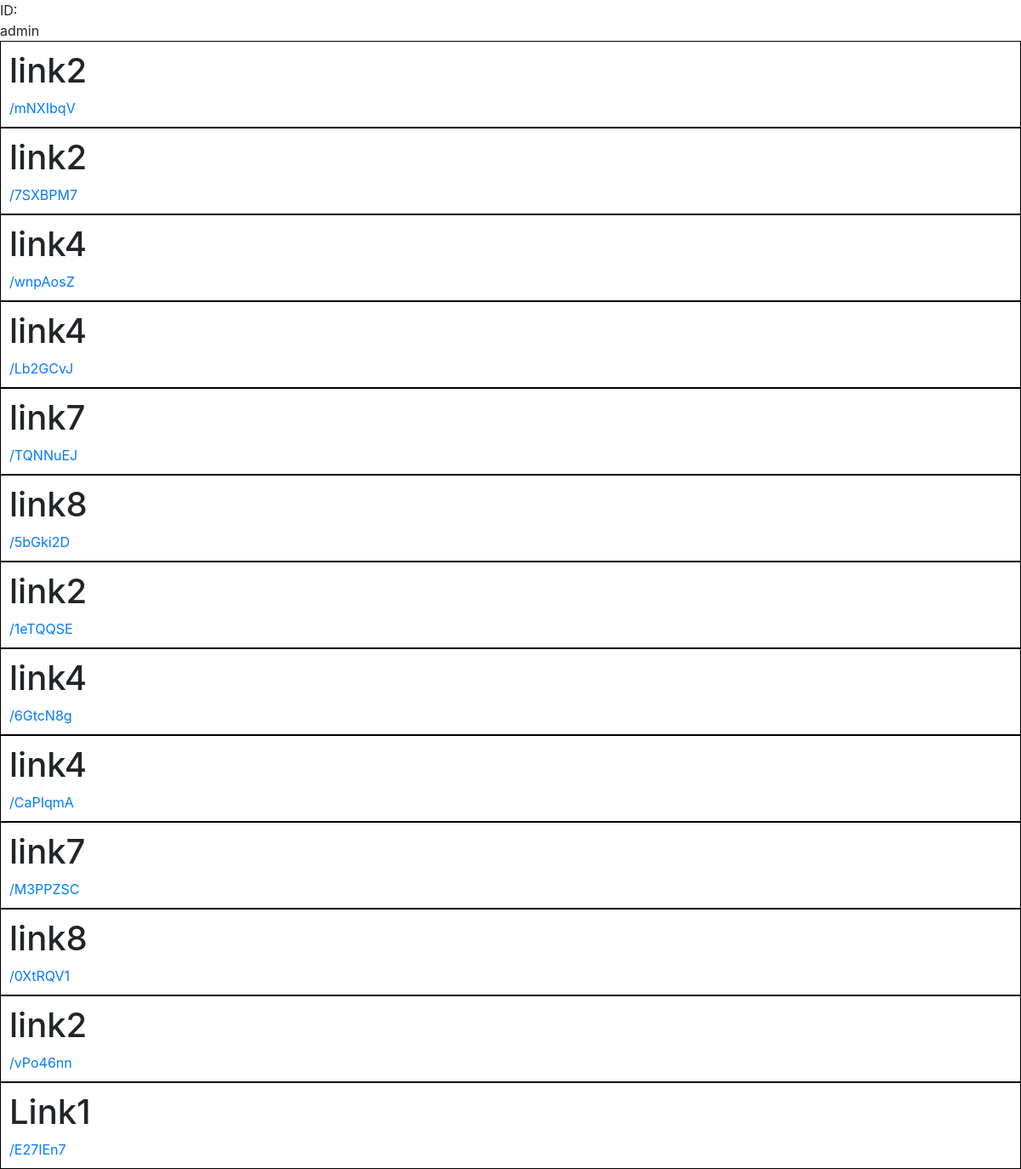
The app's page /account/admin/, older data.
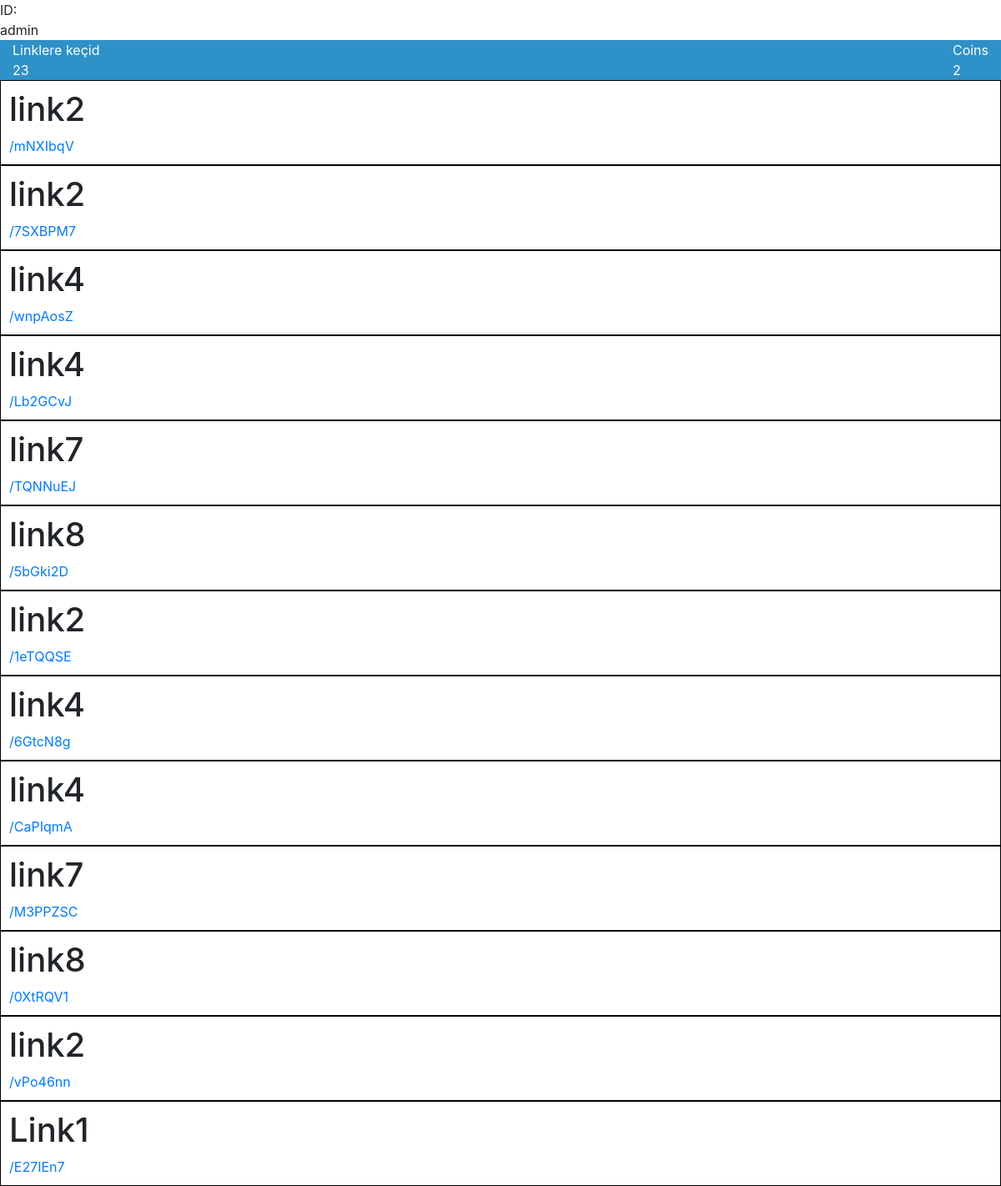
The same page, newer data.
### post/models.py (models this page shows, shortened)
class Link(models.Model):
    user = models.ForeignKey(User, on_delete=models.CASCADE)
    name = models.CharField(verbose_name='Link adi(sherti)', max_length=100)
    link  =  models.URLField(verbose_name='Link')
    date = models.DateTimeField(auto_now_add=True, verbose_name='Yerlesdirilme tarixi')
    active = models.BooleanField(default=False, verbose_name='Aktiv?')
    blok = models.BooleanField(default=False, verbose_name='Blok et')
    slug = models.SlugField(verbose_name='Post slug', blank=True, null=True, unique=True)
    LINKTYPE=(
        ('Youtube videosu', 'Youtube videosu'),
        ('TikTok', 'TikTok'),
        ('Instagram', 'Instagram'),
        ('18+ kontent', '18+ kontent'),
        ('Oyun', 'Oyun'),
        ('Yükləmə linki', 'Yükləmə linki'),
        ('Film/Serial', 'Film/Serial'),
        ('Digər', 'Digər')
    )
    linktype = models.CharField(max_length=100, choices=LINKTYPE, verbose_name='Linkin kategoriyası')
    def get_absolute_url(self):
        return reverse('ads_view', kwargs={'slug': self.slug})

### account/models.py (models this page shows, shortened)
class UserData(models.Model):
    user = models.ForeignKey(User, on_delete=models.CASCADE, verbose_name='user')
    clicklink = models.IntegerField(verbose_name='Linkə keçid(lər)')
    coins = models.IntegerField(verbose_name='Coins')

### account/views.py (the view)
# urls.py: path('<str:username>/', Profile, name='profile')
def Profile(request, username):
    user = User.objects.get(username=username)
    user_links = Link.objects.filter(user=user)
    contex = {
        'user': user,
        'links': user_links,
    }
    return render(request, 'profile.html', contex)

### templates/profile.html (shortened to what this page needs)
{% extends 'base.html' %}
{% load crispy_forms_tags %}
{% block base %}
{% load static %}
    <body>
        <div class="profil_general">
            <div class="profil_slugid">
                ID: {{ user.last_name }}
            </div>
        </div>
        {{ user.username }}
        {% for userdata in user.userdata_set.all %}
        <div class="container-fluid" style="background-color: #2e91c7; color: white; display: flex; justify-content: space-between; ">
            <div class="link_click">
                <p>Linklere keçid</p>
                {{ userdata.clicklink }}
            </div>
            <div class="link_click">
                <p>Coins</p>
                {{ userdata.coins }}
            </div>
        </div>
        {% endfor %}
        {% for link in links %}
        <div style="padding: 10px; border:  1px black solid;">
            <h1>{{ link.name }}</h1>
            <a href="{{ link.get_absolute_url }}">{{ link.get_absolute_url }}</a>
        </div>
        {% endfor %}
    </body>
    {% endblock %}

Row changes from the older to the newer data that the page shows:
added UserData: clicklink "23", coins "2"
